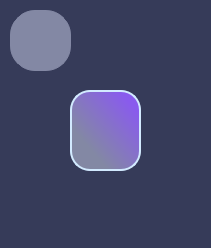
<?xml version="1.0" encoding="UTF-8"?>
<ui version="4.0">
 <class>MainWindow</class>
 <widget class="QMainWindow" name="MainWindow">
  <property name="geometry">
   <rect>
    <x>0</x>
    <y>0</y>
    <width>211</width>
    <height>248</height>
   </rect>
  </property>
  <property name="windowTitle">
   <string>Nika</string>
  </property>
  <property name="styleSheet">
   <string notr="true">background-color: rgb(54, 59, 89);</string>
  </property>
  <property name="iconSize">
   <size>
    <width>50</width>
    <height>50</height>
   </size>
  </property>
  <widget class="QWidget" name="centralwidget">
   <widget class="QPushButton" name="ListenBTN">
    <property name="geometry">
     <rect>
      <x>70</x>
      <y>90</y>
      <width>71</width>
      <height>81</height>
     </rect>
    </property>
    <property name="styleSheet">
     <string notr="true">background-color:qlineargradient(spread:pad, x1:0.278409, y1:0.739, x2:0.863636, y2:0.153, stop:0 rgba(131, 136, 164, 255), stop:1 rgba(137, 91, 237, 255));
border: 2px solid rgb(210, 234, 255);
border-radius: 20px;</string>
    </property>
    <property name="text">
     <string/>
    </property>
    <property name="icon">
     <iconset>
      <normaloff>../../Downloads/—Pngtree—microphone glyph icon vector_5199507.png</normaloff>../../Downloads/—Pngtree—microphone glyph icon vector_5199507.png</iconset>
    </property>
    <property name="iconSize">
     <size>
      <width>50</width>
      <height>100</height>
     </size>
    </property>
   </widget>
   <widget class="QLabel" name="outLabel">
    <property name="geometry">
     <rect>
      <x>86</x>
      <y>190</y>
      <width>61</width>
      <height>20</height>
     </rect>
    </property>
    <property name="styleSheet">
     <string notr="true">background-color: None;</string>
    </property>
    <property name="text">
     <string/>
    </property>
   </widget>
   <widget class="QPushButton" name="MenuBTN">
    <property name="geometry">
     <rect>
      <x>10</x>
      <y>10</y>
      <width>61</width>
      <height>61</height>
     </rect>
    </property>
    <property name="toolTip">
     <string>&lt;html&gt;&lt;head/&gt;&lt;body&gt;&lt;p&gt;toolButtonStyle: Qt::ToolButtonIconOnly;&lt;/p&gt;&lt;/body&gt;&lt;/html&gt;</string>
    </property>
    <property name="styleSheet">
     <string notr="true">background-color: #8388a4; /* Цвет фона */
border: 1px solid #8388a4; /* Убираем границу кнопки */
border-radius: 25px;
padding: 0px;</string>
    </property>
    <property name="text">
     <string/>
    </property>
    <property name="icon">
     <iconset>
      <normaloff>../../Downloads/pngwing.com.png</normaloff>../../Downloads/pngwing.com.png</iconset>
    </property>
    <property name="iconSize">
     <size>
      <width>30</width>
      <height>50</height>
     </size>
    </property>
   </widget>
  </widget>
 </widget>
 <resources/>
 <connections/>
</ui>
